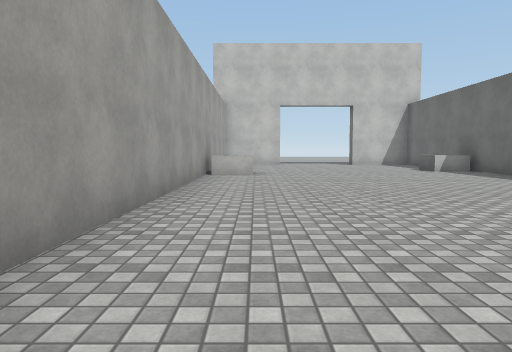
View 1 (above)

14 first-person views from a walk through a scene from a Unity 3-D project. The camera is 1.2 m above the floor, tilts 4° down and sees 70° across. The floor is counted in squares, 2 m on a side. Each view is taken from the middle of a square. On the plan, view 1 faces up. The plan holds only what a view shows up to about 10 squares ahead; the rest is blank. The place goes on beyond the plan. The player character is not drawn. Some animated figures are left out. Some surface patterns are stand-ins.

View 2
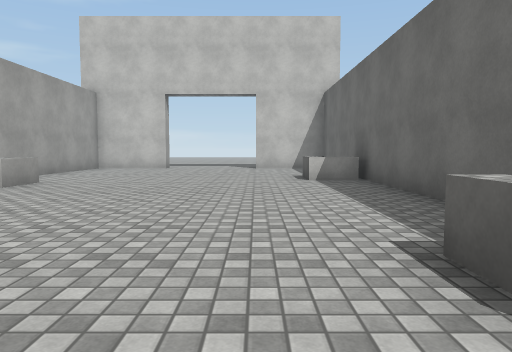

View 3
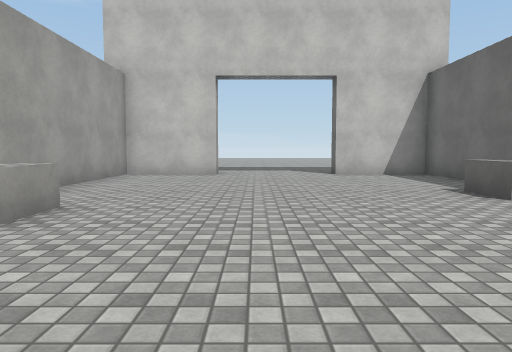

View 4
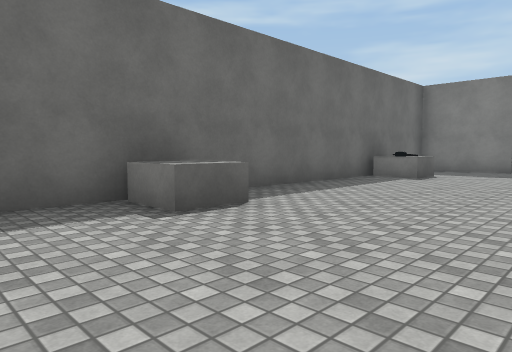

View 5
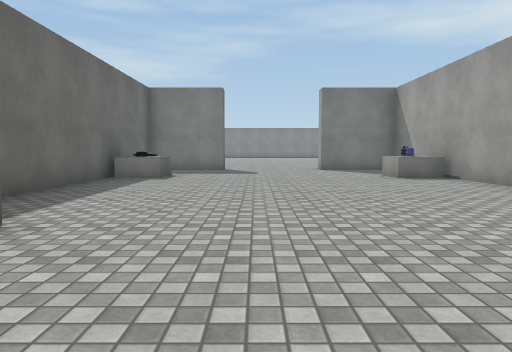

View 6
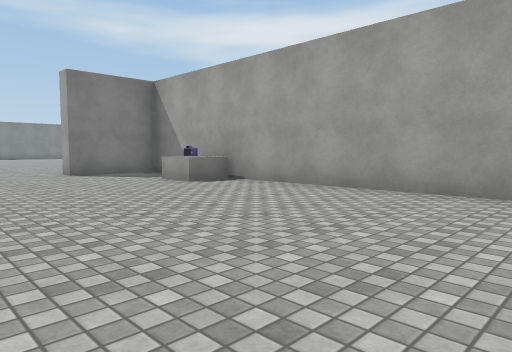

View 7
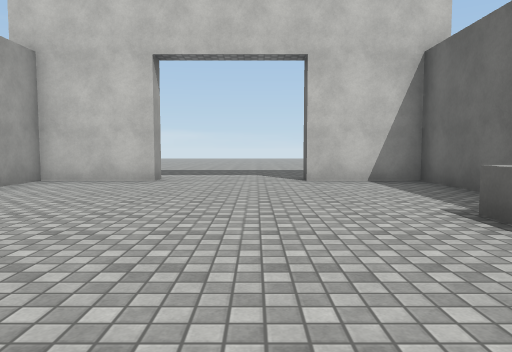

View 8
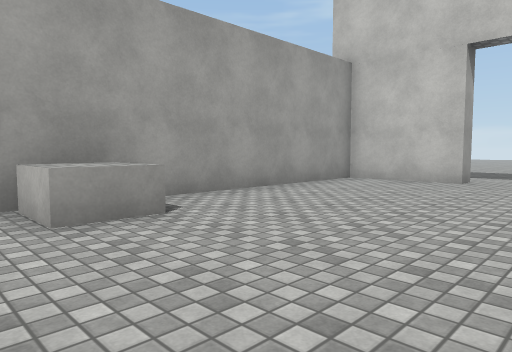

View 9
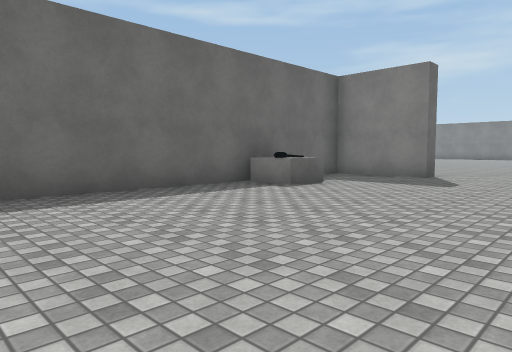

View 10
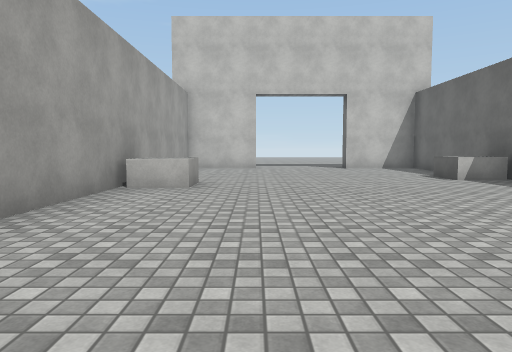

View 11
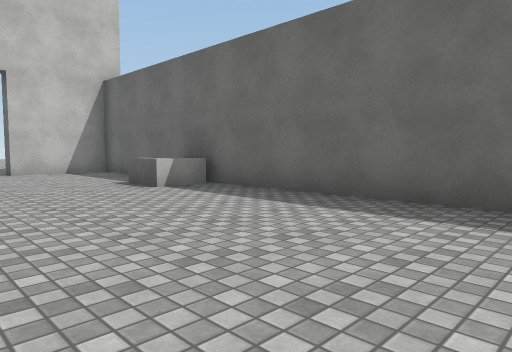

View 12
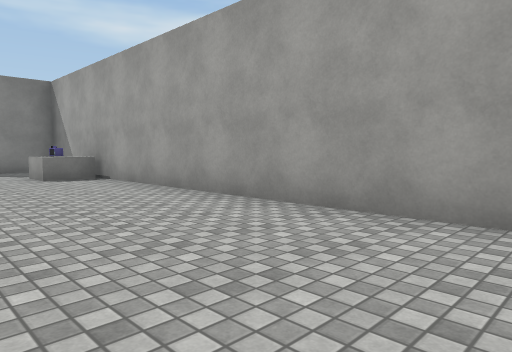

View 13
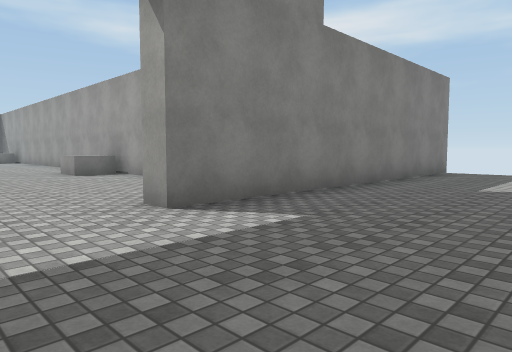

View 14
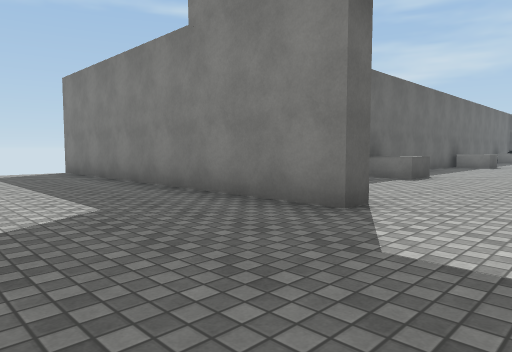

### Floor plan
Points are (right, up) in squares from view 1. A wall is a line through its corners. A room is listed if a view was taken in it or the views show most of it. See-through windows are left out.
Room 1 (views 1, 2, 3, 4, 5, 6, 7, 8, 9, 10, 11, 12)
walls: (1, 15.7) (1, 15.2) (-1.2, 15.2) (-1.2, -4); (3.9, -4.3) (6.3, -4.3) (6.3, 15.2) (4, 15.2); (-1, -4.3) (1, -4.3)
ways out: opening at (2.5, 16) to room 2
objects: other object (-1, -1) to (0, -1); other object (-1, 9) to (0, 9); other object (5, -1) to (6, -1); other object (5, 5) to (6, 5); other object (5, 11) to (6, 11)
Room 2 (views 13, 14)
walls: (4, 15.2) (4, 15.7) (12.5, 15.7); (-7.5, 15.7) (1, 15.7)
ways out: opening at (2.5, 16) to room 1

Where each view was taken, in squares from view 1:
view 1: 0 up, 0 right, facing up
view 2: 3 up, 4 right, facing up
view 3: 6 up, 2 right, facing up
view 4: 7 up, 2 right, facing down-right
view 5: 7 up, 3 right, facing down
view 6: 5 up, 4 right, facing down-left
view 7: 8 up, 3 right, facing up
view 8: 8 up, 3 right, facing up-left
view 9: 4 up, 1 right, facing down-right
view 10: 3 up, 1 right, facing up
view 11: 5 up, 2 right, facing up-right
view 12: 7 up, 2 right, facing down-left
view 13: 19 up, 3 right, facing down-left
view 14: 19 up, 2 right, facing down-right
